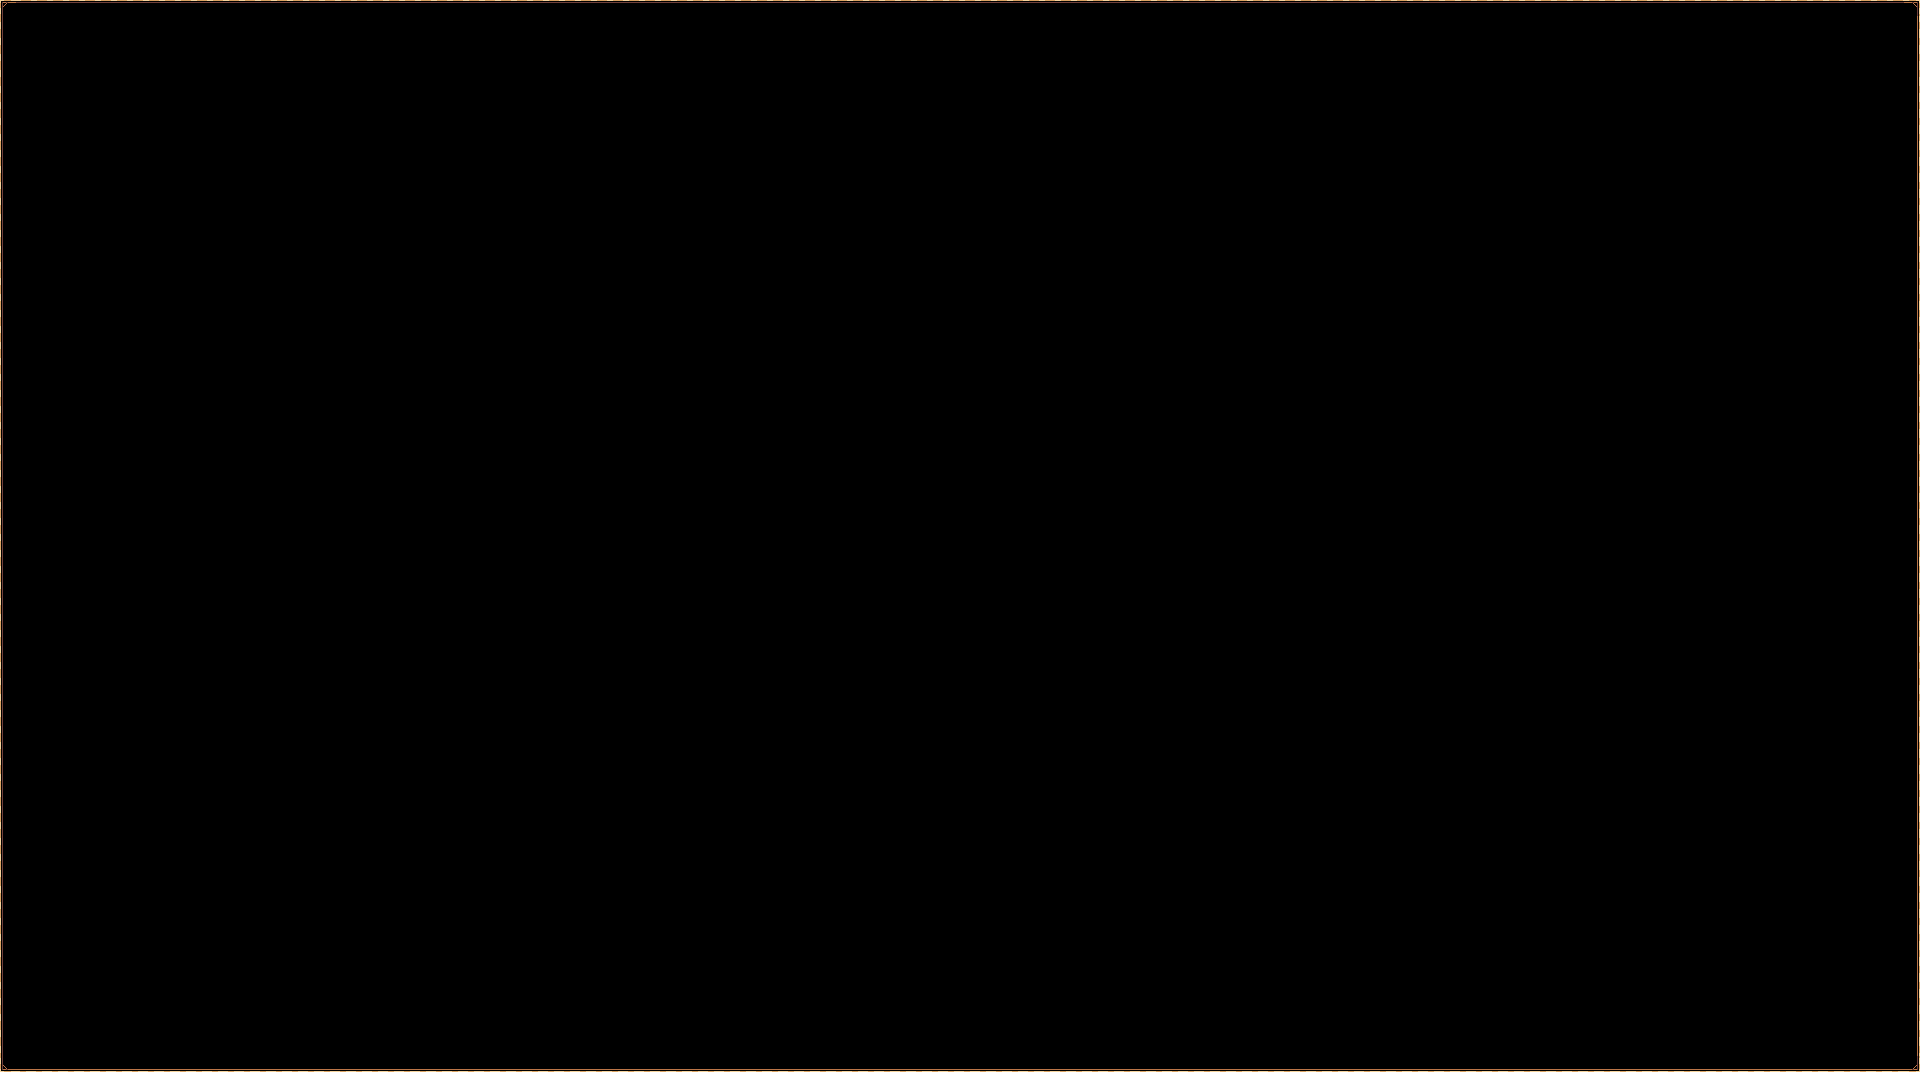

This game map was drawn from its Tiled (.tmx) file and the tilesets committed beside it. A one-line description and the trimmed map source follow:
An orthogonal 120x67 tile map with 16x16 px tiles, 1 tile layer (Border).

<map version="1.5" tiledversion="1.7.0" orientation="orthogonal" renderorder="right-down" width="120" height="67" tilewidth="16" tileheight="16" infinite="0" nextlayerid="2" nextobjectid="1">
 <editorsettings>
  <export target="border.json" format="json" />
 </editorsettings>
 <tileset firstgid="1" name="UI_atlas" tilewidth="16" tileheight="16" tilecount="3264" columns="68">
  <image source="../tilesets/UI_atlas.png" width="1088" height="768" />
 </tileset>
 <layer id="1" name="Border" width="120" height="67">
  <data>[8040 cells, 370 non-empty, 8 distinct tile ids]</data>
 </layer>
</map>
